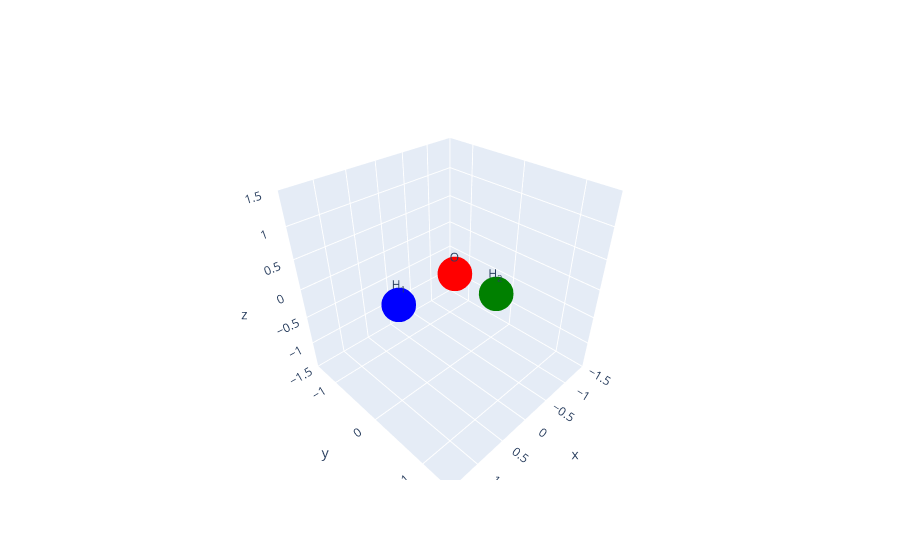

Notebook code cell kept with this figure:
### Code cell
pos = positions_val[val_index].cpu().numpy().reshape(-1, 3)
fig = go.Figure(data=[
    go.Scatter3d(x=pos[:, 0], y=pos[:, 1], z=pos[:, 2],
                 mode='markers+text',
                 marker=dict(size=12, color=['red', 'blue', 'green']),
                 text=['O', 'H<sub>1</sub>', 'H<sub>2</sub>'], 
                textposition='top center')
])
fig.update_layout(scene=dict(aspectmode='cube'))
# Make the axes bigger
fig.update_layout(scene=dict(xaxis=dict(range=[-1.5, 1.5]),
                             yaxis=dict(range=[-1.5, 1.5]),
                             zaxis=dict(range=[-1.5, 1.5])))
fig.show()

### Figure 1 — Plotly figure (JSON) as saved in the notebook; plotly's stock layout.template omitted (floating-point values rounded to 4 significant figures)
{"data": [{"marker": {"color": ["red", "blue", "green"], "size": 12}, "mode": "markers+text", "text": ["O", "H<sub>1</sub>", "H<sub>2</sub>"], "textposition": "top center", "type": "scatter3d", "x": [-0.3465, 0.7381, -0.3916], "y": [-0.2558, -0.2558, 0.5116], "z": [0, 0, 0]}], "layout": {"scene": {"aspectmode": "cube", "xaxis": {"range": [-1.5, 1.5]}, "yaxis": {"range": [-1.5, 1.5]}, "zaxis": {"range": [-1.5, 1.5]}}}}
